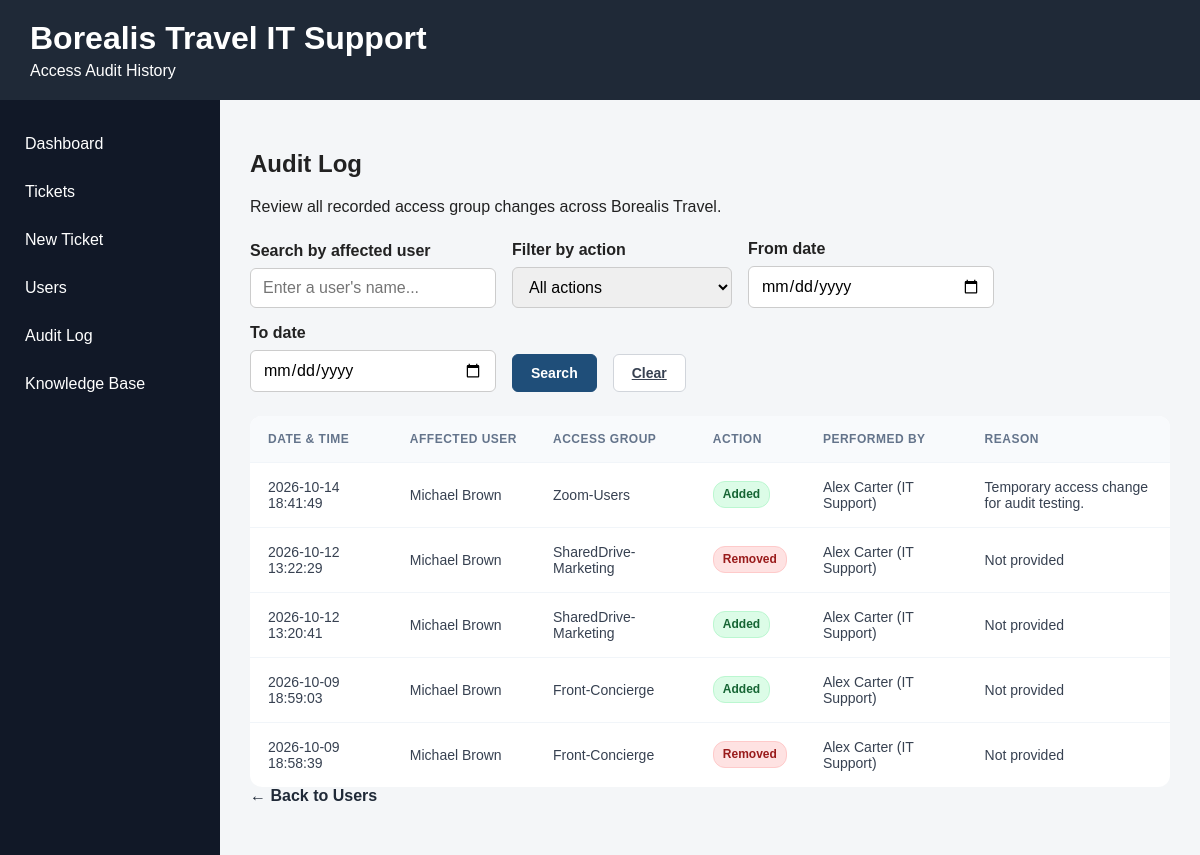
/audit-logs, run on the app's committed database.
### tables this page shows
CREATE TABLE access_audit_logs (
        id INTEGER PRIMARY KEY,
        affected_user_id INTEGER NOT NULL,
        group_id INTEGER NOT NULL,
        action TEXT NOT NULL CHECK (
            action IN ('ADDED', 'REMOVED')
        ),
        performed_by TEXT NOT NULL,
        created_at TEXT NOT NULL DEFAULT CURRENT_TIMESTAMP, reason TEXT NOT NULL DEFAULT 'Not provided',
        FOREIGN KEY (affected_user_id) REFERENCES users(id),
        FOREIGN KEY (group_id) REFERENCES groups(id)
    );

CREATE TABLE users (
        id INTEGER PRIMARY KEY,
        name TEXT NOT NULL,
        email TEXT NOT NULL UNIQUE,
        department_id INTEGER NOT NULL,
        role TEXT NOT NULL,
        status TEXT NOT NULL DEFAULT 'Active',
        created_at TEXT NOT NULL DEFAULT CURRENT_TIMESTAMP,
        deactivated_at TEXT,
        FOREIGN KEY (department_id) REFERENCES departments(id)
    );

CREATE TABLE groups (
    id INTEGER PRIMARY KEY AUTOINCREMENT,
    name TEXT NOT NULL UNIQUE
);

### app/main.py (the view)
@app.get("/audit-logs")
def audit_logs_page(
    request: Request,
    user_name: str = "",
    action: str = "",
    start_date: str = "",
    end_date: str = ""
):
    search_name = user_name.strip()
    selected_action = (
        action if action in ("ADDED", "REMOVED") else None
    )
    selected_start_date = start_date or None
    selected_end_date = end_date or None
    audit_logs = get_all_access_audit_logs(
        user_name=search_name if search_name else None,
        action=selected_action,
        start_date=selected_start_date,
        end_date=selected_end_date
    )
    return templates.TemplateResponse(
        request=request,
        name="audit_logs.html",
        context={
            "audit_logs": audit_logs,
            "user_name": user_name,
            "action": selected_action or "",
            "start_date": start_date,
            "end_date": end_date
        }
    )

### app/templates/audit_logs.html (shortened to what this page needs)
{% extends "base.html" %}
{% block header_subtitle %}
Access Audit History
{% endblock %}
{% block content %}
<h2>Audit Log</h2>
<p>
    Review all recorded access group changes across Borealis Travel.
</p>
<form method="get" action="/audit-logs" class="audit-search-form">
    <div>
        <label for="user_name">Search by affected user</label>
        <input
            type="text"
            id="user_name"
            name="user_name"
            value="{{ user_name }}"
            placeholder="Enter a user's name..."
        >
    </div>
    <div>
        <label for="action">Filter by action</label>
        <select id="action" name="action">
            <option value="" {% if not action %}selected{% endif %}>
                All actions
            </option>
        </select>
    </div>
    <div>
        <label for="start_date">From date</label>
        <input
            type="date"
            id="start_date"
            name="start_date"
            value="{{ start_date }}"
        >
    </div>
    <div>
        <label for="end_date">To date</label>
        <input
            type="date"
            id="end_date"
            name="end_date"
            value="{{ end_date }}"
        >
    </div>
    <button type="submit" class="button-primary">
        Search
    </button>
    <a href="/audit-logs" class="button-secondary">
        Clear
    </a>
</form>
<section class="detail-section">
    {% if audit_logs %}
        <div class="table-container">
            <table>
                <thead>
                    <tr>
                        <th>Date & Time</th>
                        <th>Affected User</th>
                        <th>Access Group</th>
                        <th>Action</th>
                        <th>Performed By</th>
                        <th>Reason</th>
                    </tr>
                </thead>
                <tbody>
                    {% for log in audit_logs %}
                    <tr>
                        <td>{{ log['created_at'] }}</td>
                        <td>{{ log['user_name'] }}</td>
                        <td>{{ log['group_name'] }}</td>
                        <td>
                            {% if log['action'] == 'ADDED' %}
                                <span class="audit-badge audit-added">
                                    Added
                                </span>
                            {% else %}
                                <span class="audit-badge audit-removed">
                                    Removed
                                </span>
                            {% endif %}
                        </td>
                        <td>{{ log['performed_by'] }}</td>
                        <td>{{ log['reason'] }}</td>
                    </tr>
                    {% endfor %}
                </tbody>
            </table>
        </div>
    {% else %}
        <p>No audit events have been recorded yet.</p>
    {% endif %}
</section>
<a href="/users" class="back-link">
    ← Back to Users
</a>
{% endblock %}

### app/static/style.css (style rules this page uses)
body { margin: 0; font-family: Arial, sans-serif; background-color: #f4f6f8; color: #222; }
table { width: 100%; border-collapse: separate; border-spacing: 0; background-color: #ffffff; border-radius: 12px; overflow: hidden; }
th, td { padding: 16px 18px; text-align: left; border-bottom: 1px solid #f1f5f9; }
th { background-color: #f8fafc; color: #64748b; font-size: 12px; font-weight: 700; text-transform: uppercase; letter-spacing: 0.5px; white-space: nowrap; }
td { color: #374151; font-size: 14px; vertical-align: middle; }
tbody tr { transition: background-color 0.15s ease; }
tbody tr:last-child td { border-bottom: none; }
.back-link { display: inline-block; margin-bottom: 20px; color: #1f2937; font-weight: bold; text-decoration: none; }
.audit-badge { display: inline-block; padding: 4px 9px; border-radius: 12px; font-size: 12px; font-weight: 600; line-height: 1.4; }
.audit-added { color: #166534; background-color: #dcfce7; border: 1px solid #bbf7d0; }
.audit-removed { color: #991b1b; background-color: #fee2e2; border: 1px solid #fecaca; }
.button-primary, .button-secondary { padding: 10px 18px; border-radius: 6px; font-size: 14px; font-weight: 600; cursor: pointer; transition: background-color 0.2s ease, box-shadow 0.2s ease; }
.button-primary { background-color: #1f4e79; color: #ffffff; border: 1px solid #1f4e79; }
.button-secondary { background-color: #ffffff; color: #374151; border: 1px solid #d1d5db; }
.audit-search-form { display: flex; align-items: flex-end; gap: 16px; flex-wrap: wrap; margin: 24px 0; }
.audit-search-form > div { display: flex; flex-direction: column; gap: 8px; }
.audit-search-form label { font-weight: 600; }
.audit-search-form input, .audit-search-form select { min-width: 220px; padding: 10px 12px; border: 1px solid #ccc; border-radius: 6px; font: inherit; }
.audit-search-form button, .audit-search-form a { margin: 0; }

### data on the page
access_audit_logs: created_at "2026-10-14 18:41:49", user_name "Michael Brown", group_name "Zoom-Users", action "Added", performed_by "Alex Carter (IT Support)", reason "Temporary access change for audit testing."
access_audit_logs: created_at "2026-10-12 13:22:29", user_name "Michael Brown", group_name "SharedDrive-Marketing", action "Removed", performed_by "Alex Carter (IT Support)", reason "Not provided"
access_audit_logs: created_at "2026-10-12 13:20:41", user_name "Michael Brown", group_name "SharedDrive-Marketing", action "Added", performed_by "Alex Carter (IT Support)", reason "Not provided"
access_audit_logs: created_at "2026-10-09 18:59:03", user_name "Michael Brown", group_name "Front-Concierge", action "Added", performed_by "Alex Carter (IT Support)", reason "Not provided"
access_audit_logs: created_at "2026-10-09 18:58:39", user_name "Michael Brown", group_name "Front-Concierge", action "Removed", performed_by "Alex Carter (IT Support)", reason "Not provided"
